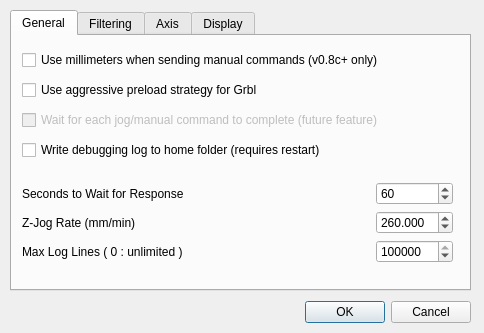
<?xml version="1.0" encoding="UTF-8"?>
<ui version="4.0">
 <class>Options</class>
 <widget class="QDialog" name="Options">
  <property name="geometry">
   <rect>
    <x>0</x>
    <y>0</y>
    <width>484</width>
    <height>333</height>
   </rect>
  </property>
  <property name="sizePolicy">
   <sizepolicy hsizetype="Maximum" vsizetype="Maximum">
    <horstretch>0</horstretch>
    <verstretch>0</verstretch>
   </sizepolicy>
  </property>
  <property name="windowTitle">
   <string>Options</string>
  </property>
  <widget class="QTabWidget" name="tabWidget">
   <property name="geometry">
    <rect>
     <x>10</x>
     <y>10</y>
     <width>461</width>
     <height>281</height>
    </rect>
   </property>
   <property name="sizePolicy">
    <sizepolicy hsizetype="Expanding" vsizetype="Expanding">
     <horstretch>1</horstretch>
     <verstretch>1</verstretch>
    </sizepolicy>
   </property>
   <property name="currentIndex">
    <number>0</number>
   </property>
   <widget class="QWidget" name="tab_general">
    <attribute name="title">
     <string>General</string>
    </attribute>
    <widget class="QWidget" name="gridLayoutWidget_2">
     <property name="geometry">
      <rect>
       <x>10</x>
       <y>146</y>
       <width>431</width>
       <height>82</height>
      </rect>
     </property>
     <layout class="QGridLayout" name="gridLayout" columnstretch="2,1,0">
      <item row="2" column="0">
       <widget class="QLabel" name="labelZJogRate">
        <property name="text">
         <string>Z-Jog Rate (mm/min)</string>
        </property>
       </widget>
      </item>
      <item row="1" column="0">
       <widget class="QLabel" name="labelWaitForResp">
        <property name="text">
         <string>Seconds to Wait for Response</string>
        </property>
       </widget>
      </item>
      <item row="1" column="2">
       <widget class="QSpinBox" name="spinResponseWaitSec">
        <property name="minimum">
         <number>1</number>
        </property>
        <property name="maximum">
         <number>1000</number>
        </property>
        <property name="value">
         <number>60</number>
        </property>
       </widget>
      </item>
      <item row="2" column="2">
       <widget class="QDoubleSpinBox" name="doubleSpinZJogRate">
        <property name="accelerated">
         <bool>true</bool>
        </property>
        <property name="correctionMode">
         <enum>QAbstractSpinBox::CorrectToNearestValue</enum>
        </property>
        <property name="decimals">
         <number>3</number>
        </property>
        <property name="minimum">
         <double>0.100000000000000</double>
        </property>
        <property name="maximum">
         <double>9999.989999999999782</double>
        </property>
        <property name="singleStep">
         <double>1.000000000000000</double>
        </property>
        <property name="value">
         <double>260.000000000000000</double>
        </property>
       </widget>
      </item>
      <item row="3" column="2">
       <widget class="QSpinBox" name="spinMaxStatusLines">
        <property name="layoutDirection">
         <enum>Qt::LeftToRight</enum>
        </property>
        <property name="maximum">
         <number>500000</number>
        </property>
        <property name="value">
         <number>500000</number>
        </property>
       </widget>
      </item>
      <item row="3" column="0">
       <widget class="QLabel" name="labelMaxStatusLines">
        <property name="text">
         <string>Max Log Lines ( 0 : unlimited )</string>
        </property>
       </widget>
      </item>
      <item row="1" column="1">
       <spacer name="horizontalSpacer_5">
        <property name="orientation">
         <enum>Qt::Horizontal</enum>
        </property>
        <property name="sizeHint" stdset="0">
         <size>
          <width>40</width>
          <height>20</height>
         </size>
        </property>
       </spacer>
      </item>
      <item row="2" column="1">
       <spacer name="horizontalSpacer_6">
        <property name="orientation">
         <enum>Qt::Horizontal</enum>
        </property>
        <property name="sizeHint" stdset="0">
         <size>
          <width>40</width>
          <height>20</height>
         </size>
        </property>
       </spacer>
      </item>
      <item row="3" column="1">
       <spacer name="horizontalSpacer_7">
        <property name="orientation">
         <enum>Qt::Horizontal</enum>
        </property>
        <property name="sizeHint" stdset="0">
         <size>
          <width>40</width>
          <height>20</height>
         </size>
        </property>
       </spacer>
      </item>
     </layout>
    </widget>
    <widget class="QWidget" name="verticalLayoutWidget_2">
     <property name="geometry">
      <rect>
       <x>10</x>
       <y>10</y>
       <width>451</width>
       <height>121</height>
      </rect>
     </property>
     <layout class="QVBoxLayout" name="verticalLayoutExtras">
      <item>
       <widget class="QCheckBox" name="checkBoxUseMmManualCmds">
        <property name="text">
         <string>Use millimeters when sending manual commands (v0.8c+ only)</string>
        </property>
       </widget>
      </item>
      <item>
       <widget class="QCheckBox" name="chkAggressivePreload">
        <property name="text">
         <string>Use aggressive preload strategy for Grbl</string>
        </property>
       </widget>
      </item>
      <item>
       <widget class="QCheckBox" name="checkBoxWaitForJogToComplete">
        <property name="enabled">
         <bool>false</bool>
        </property>
        <property name="text">
         <string>Wait for each jog/manual command to complete (future feature)</string>
        </property>
       </widget>
      </item>
      <item>
       <widget class="QCheckBox" name="checkBoxEnableDebugLog">
        <property name="text">
         <string>Write debugging log to home folder (requires restart)</string>
        </property>
       </widget>
      </item>
     </layout>
    </widget>
   </widget>
   <widget class="QWidget" name="tab_filtering">
    <attribute name="title">
     <string>Filtering</string>
    </attribute>
    <widget class="QGroupBox" name="groupZRateLimit">
     <property name="geometry">
      <rect>
       <x>10</x>
       <y>10</y>
       <width>441</width>
       <height>81</height>
      </rect>
     </property>
     <property name="title">
      <string>Z Rate Limiting</string>
     </property>
     <widget class="QWidget" name="gridLayoutWidget">
      <property name="geometry">
       <rect>
        <x>10</x>
        <y>20</y>
        <width>421</width>
        <height>53</height>
       </rect>
      </property>
      <layout class="QGridLayout" name="gridLayoutRateLimit">
       <item row="0" column="0">
        <widget class="QCheckBox" name="chkLimitZRate">
         <property name="text">
          <string>Limit Z Rate</string>
         </property>
        </widget>
       </item>
       <item row="0" column="3">
        <widget class="QDoubleSpinBox" name="doubleSpinZRateLimit">
         <property name="accelerated">
          <bool>true</bool>
         </property>
         <property name="correctionMode">
          <enum>QAbstractSpinBox::CorrectToNearestValue</enum>
         </property>
         <property name="decimals">
          <number>3</number>
         </property>
         <property name="minimum">
          <double>0.100000000000000</double>
         </property>
         <property name="maximum">
          <double>9999.989999999999782</double>
         </property>
         <property name="singleStep">
          <double>1.000000000000000</double>
         </property>
         <property name="value">
          <double>1000.000000000000000</double>
         </property>
        </widget>
       </item>
       <item row="0" column="1">
        <spacer name="horizontalSpacer">
         <property name="orientation">
          <enum>Qt::Horizontal</enum>
         </property>
         <property name="sizeHint" stdset="0">
          <size>
           <width>40</width>
           <height>20</height>
          </size>
         </property>
        </spacer>
       </item>
       <item row="0" column="2">
        <widget class="QLabel" name="labelZRateLimit">
         <property name="text">
          <string>Z-Rate Limit (inches or mm/min)</string>
         </property>
        </widget>
       </item>
       <item row="1" column="2">
        <widget class="QLabel" name="labelXYRate">
         <property name="text">
          <string>XY Rate (inches or mm/min)</string>
         </property>
        </widget>
       </item>
       <item row="1" column="3">
        <widget class="QDoubleSpinBox" name="doubleSpinXYRate">
         <property name="decimals">
          <number>2</number>
         </property>
         <property name="minimum">
          <double>0.100000000000000</double>
         </property>
         <property name="maximum">
          <double>999999.989999999990687</double>
         </property>
         <property name="value">
          <double>2000.000000000000000</double>
         </property>
        </widget>
       </item>
      </layout>
     </widget>
    </widget>
    <widget class="QWidget" name="layoutWidget_2">
     <property name="geometry">
      <rect>
       <x>10</x>
       <y>200</y>
       <width>261</width>
       <height>24</height>
      </rect>
     </property>
     <layout class="QHBoxLayout" name="horizontalLayout_4">
      <item>
       <widget class="QLabel" name="label_3">
        <property name="text">
         <string>Character send delay ms</string>
        </property>
       </widget>
      </item>
      <item>
       <spacer name="horizontalSpacer_4">
        <property name="orientation">
         <enum>Qt::Horizontal</enum>
        </property>
        <property name="sizeHint" stdset="0">
         <size>
          <width>40</width>
          <height>20</height>
         </size>
        </property>
       </spacer>
      </item>
     </layout>
    </widget>
    <widget class="QGroupBox" name="groupBox">
     <property name="geometry">
      <rect>
       <x>10</x>
       <y>100</y>
       <width>441</width>
       <height>61</height>
      </rect>
     </property>
     <property name="title">
      <string>Command Filtering</string>
     </property>
     <widget class="QCheckBox" name="chkFilterFileCommands">
      <property name="geometry">
       <rect>
        <x>30</x>
        <y>20</y>
        <width>431</width>
        <height>17</height>
       </rect>
      </property>
      <property name="text">
       <string>Filter file commands before sending</string>
      </property>
     </widget>
     <widget class="QCheckBox" name="checkBoxReducePrecForLongLines">
      <property name="geometry">
       <rect>
        <x>30</x>
        <y>40</y>
        <width>431</width>
        <height>17</height>
       </rect>
      </property>
      <property name="text">
       <string>Selectively reduce precision for excessively long lines</string>
      </property>
     </widget>
    </widget>
    <widget class="QWidget" name="layoutWidget">
     <property name="geometry">
      <rect>
       <x>10</x>
       <y>170</y>
       <width>261</width>
       <height>24</height>
      </rect>
     </property>
     <layout class="QHBoxLayout" name="horizontalLayout_2">
      <item>
       <widget class="QLabel" name="label">
        <property name="text">
         <string>Grbl Line Buffer Size</string>
        </property>
       </widget>
      </item>
      <item>
       <spacer name="horizontalSpacer_2">
        <property name="orientation">
         <enum>Qt::Horizontal</enum>
        </property>
        <property name="sizeHint" stdset="0">
         <size>
          <width>40</width>
          <height>20</height>
         </size>
        </property>
       </spacer>
      </item>
     </layout>
    </widget>
    <widget class="QSpinBox" name="spinBoxCharSendDelay">
     <property name="geometry">
      <rect>
       <x>270</x>
       <y>200</y>
       <width>50</width>
       <height>22</height>
      </rect>
     </property>
     <property name="maximum">
      <number>20</number>
     </property>
     <property name="value">
      <number>10</number>
     </property>
    </widget>
    <widget class="QSpinBox" name="spinBoxGrblLineBufferSize">
     <property name="geometry">
      <rect>
       <x>270</x>
       <y>170</y>
       <width>50</width>
       <height>22</height>
      </rect>
     </property>
     <property name="value">
      <number>50</number>
     </property>
    </widget>
   </widget>
   <widget class="QWidget" name="tab_axis">
    <attribute name="title">
     <string>Axis</string>
    </attribute>
    <widget class="QGroupBox" name="groupBoxAxis">
     <property name="geometry">
      <rect>
       <x>10</x>
       <y>111</y>
       <width>441</width>
       <height>60</height>
      </rect>
     </property>
     <property name="title">
      <string>Invert Axis</string>
     </property>
     <widget class="QWidget" name="horizontalLayoutWidget">
      <property name="geometry">
       <rect>
        <x>20</x>
        <y>20</y>
        <width>411</width>
        <height>31</height>
       </rect>
      </property>
      <layout class="QHBoxLayout" name="horizontalLayout">
       <item>
        <widget class="QCheckBox" name="chkInvX">
         <property name="text">
          <string>X Axis</string>
         </property>
        </widget>
       </item>
       <item>
        <widget class="QCheckBox" name="chkInvY">
         <property name="text">
          <string>Y Axis</string>
         </property>
        </widget>
       </item>
       <item>
        <widget class="QCheckBox" name="chkInvZ">
         <property name="text">
          <string>Z Axis</string>
         </property>
        </widget>
       </item>
       <item>
        <widget class="QCheckBox" name="chkInvFourth">
         <property name="text">
          <string>Fourth Axis</string>
         </property>
        </widget>
       </item>
      </layout>
     </widget>
    </widget>
    <widget class="QGroupBox" name="groupBoxFourthAxis">
     <property name="geometry">
      <rect>
       <x>10</x>
       <y>41</y>
       <width>441</width>
       <height>51</height>
      </rect>
     </property>
     <property name="title">
      <string>Selecting the Fourth axis</string>
     </property>
     <widget class="QRadioButton" name="radioButtonFourthAxisA">
      <property name="geometry">
       <rect>
        <x>10</x>
        <y>22</y>
        <width>50</width>
        <height>17</height>
       </rect>
      </property>
      <property name="text">
       <string>A</string>
      </property>
      <property name="checked">
       <bool>true</bool>
      </property>
     </widget>
     <widget class="QRadioButton" name="radioButtonFourthAxisB">
      <property name="geometry">
       <rect>
        <x>80</x>
        <y>22</y>
        <width>50</width>
        <height>17</height>
       </rect>
      </property>
      <property name="text">
       <string>B</string>
      </property>
     </widget>
     <widget class="QRadioButton" name="radioButtonFourthAxisC">
      <property name="geometry">
       <rect>
        <x>150</x>
        <y>22</y>
        <width>50</width>
        <height>17</height>
       </rect>
      </property>
      <property name="contextMenuPolicy">
       <enum>Qt::PreventContextMenu</enum>
      </property>
      <property name="text">
       <string>C</string>
      </property>
     </widget>
     <widget class="QRadioButton" name="radioButtonFourthAxisU">
      <property name="geometry">
       <rect>
        <x>240</x>
        <y>20</y>
        <width>50</width>
        <height>21</height>
       </rect>
      </property>
      <property name="contextMenuPolicy">
       <enum>Qt::PreventContextMenu</enum>
      </property>
      <property name="text">
       <string>U</string>
      </property>
     </widget>
     <widget class="QRadioButton" name="radioButtonFourthAxisV">
      <property name="geometry">
       <rect>
        <x>310</x>
        <y>22</y>
        <width>50</width>
        <height>17</height>
       </rect>
      </property>
      <property name="contextMenuPolicy">
       <enum>Qt::PreventContextMenu</enum>
      </property>
      <property name="text">
       <string>V</string>
      </property>
     </widget>
     <widget class="QRadioButton" name="radioButtonFourthAxisW">
      <property name="geometry">
       <rect>
        <x>380</x>
        <y>22</y>
        <width>50</width>
        <height>17</height>
       </rect>
      </property>
      <property name="contextMenuPolicy">
       <enum>Qt::PreventContextMenu</enum>
      </property>
      <property name="text">
       <string>W</string>
      </property>
     </widget>
    </widget>
    <widget class="QCheckBox" name="checkBoxFourAxis">
     <property name="geometry">
      <rect>
       <x>10</x>
       <y>11</y>
       <width>421</width>
       <height>17</height>
      </rect>
     </property>
     <property name="text">
      <string>Enable 4-axis mode</string>
     </property>
    </widget>
   </widget>
   <widget class="QWidget" name="tab_display">
    <attribute name="title">
     <string>Display</string>
    </attribute>
    <widget class="QGroupBox" name="groupBox_ReqPos">
     <property name="geometry">
      <rect>
       <x>1</x>
       <y>97</y>
       <width>451</width>
       <height>151</height>
      </rect>
     </property>
     <property name="sizePolicy">
      <sizepolicy hsizetype="Preferred" vsizetype="Preferred">
       <horstretch>1</horstretch>
       <verstretch>1</verstretch>
      </sizepolicy>
     </property>
     <property name="title">
      <string>Position Request</string>
     </property>
     <widget class="QWidget" name="verticalLayoutWidget">
      <property name="geometry">
       <rect>
        <x>10</x>
        <y>20</y>
        <width>431</width>
        <height>121</height>
       </rect>
      </property>
      <layout class="QVBoxLayout" name="verticalLayout">
       <item>
        <widget class="QRadioButton" name="radioButton_ReqAlways">
         <property name="sizePolicy">
          <sizepolicy hsizetype="Preferred" vsizetype="Preferred">
           <horstretch>1</horstretch>
           <verstretch>0</verstretch>
          </sizepolicy>
         </property>
         <property name="text">
          <string>Always Request (most reliable/slightly slower jogging)</string>
         </property>
         <property name="autoExclusive">
          <bool>true</bool>
         </property>
        </widget>
       </item>
       <item>
        <widget class="QRadioButton" name="radioButton_ReqAlwaysNoIdleCheck">
         <property name="sizePolicy">
          <sizepolicy hsizetype="Maximum" vsizetype="Preferred">
           <horstretch>0</horstretch>
           <verstretch>1</verstretch>
          </sizepolicy>
         </property>
         <property name="text">
          <string>Always Request but without Idle Check (fast jog/manual operations)</string>
         </property>
         <property name="autoExclusive">
          <bool>true</bool>
         </property>
        </widget>
       </item>
       <item>
        <widget class="QRadioButton" name="radioButton_ReqNotDuringManual">
         <property name="sizePolicy">
          <sizepolicy hsizetype="Maximum" vsizetype="Preferred">
           <horstretch>0</horstretch>
           <verstretch>1</verstretch>
          </sizepolicy>
         </property>
         <property name="text">
          <string>Not during manual control (no position update during jog/manual)</string>
         </property>
         <property name="autoExclusive">
          <bool>true</bool>
         </property>
        </widget>
       </item>
       <item>
        <layout class="QHBoxLayout" name="horizontalLayout_3" stretch="0,0,0,0">
         <property name="spacing">
          <number>1</number>
         </property>
         <item>
          <widget class="QLabel" name="label_ReqFreq">
           <property name="sizePolicy">
            <sizepolicy hsizetype="Maximum" vsizetype="Maximum">
             <horstretch>1</horstretch>
             <verstretch>0</verstretch>
            </sizepolicy>
           </property>
           <property name="text">
            <string>Request frequency (seconds)</string>
           </property>
          </widget>
         </item>
         <item>
          <spacer name="horizontalSpacer_8">
           <property name="orientation">
            <enum>Qt::Horizontal</enum>
           </property>
           <property name="sizeHint" stdset="0">
            <size>
             <width>40</width>
             <height>20</height>
            </size>
           </property>
          </spacer>
         </item>
         <item>
          <widget class="QDoubleSpinBox" name="doubleSpinBoxPosRequestFreqSec">
           <property name="sizePolicy">
            <sizepolicy hsizetype="Maximum" vsizetype="Maximum">
             <horstretch>0</horstretch>
             <verstretch>0</verstretch>
            </sizepolicy>
           </property>
           <property name="minimum">
            <double>0.500000000000000</double>
           </property>
           <property name="maximum">
            <double>10.000000000000000</double>
           </property>
           <property name="singleStep">
            <double>0.500000000000000</double>
           </property>
           <property name="value">
            <double>1.000000000000000</double>
           </property>
          </widget>
         </item>
         <item>
          <spacer name="horizontalSpacer_3">
           <property name="orientation">
            <enum>Qt::Horizontal</enum>
           </property>
           <property name="sizeHint" stdset="0">
            <size>
             <width>40</width>
             <height>20</height>
            </size>
           </property>
          </spacer>
         </item>
        </layout>
       </item>
      </layout>
     </widget>
    </widget>
    <widget class="QGroupBox" name="groupBoxReqDisplay">
     <property name="geometry">
      <rect>
       <x>2</x>
       <y>4</y>
       <width>451</width>
       <height>91</height>
      </rect>
     </property>
     <property name="sizePolicy">
      <sizepolicy hsizetype="Preferred" vsizetype="Preferred">
       <horstretch>1</horstretch>
       <verstretch>1</verstretch>
      </sizepolicy>
     </property>
     <property name="title">
      <string>Display the position</string>
     </property>
     <widget class="QWidget" name="verticalLayoutWidget_3">
      <property name="geometry">
       <rect>
        <x>10</x>
        <y>19</y>
        <width>421</width>
        <height>71</height>
       </rect>
      </property>
      <layout class="QVBoxLayout" name="verticalLayout_2">
       <property name="spacing">
        <number>4</number>
       </property>
       <property name="topMargin">
        <number>3</number>
       </property>
       <property name="bottomMargin">
        <number>5</number>
       </property>
       <item>
        <widget class="QCheckBox" name="checkBoxPositionReportEnabled">
         <property name="enabled">
          <bool>true</bool>
         </property>
         <property name="sizePolicy">
          <sizepolicy hsizetype="Preferred" vsizetype="Preferred">
           <horstretch>1</horstretch>
           <verstretch>1</verstretch>
          </sizepolicy>
         </property>
         <property name="layoutDirection">
          <enum>Qt::LeftToRight</enum>
         </property>
         <property name="text">
          <string>Enable position request and report</string>
         </property>
         <property name="checked">
          <bool>true</bool>
         </property>
         <property name="autoExclusive">
          <bool>true</bool>
         </property>
        </widget>
       </item>
       <item>
        <widget class="QCheckBox" name="checkBoxSynchronousSimulation">
         <property name="sizePolicy">
          <sizepolicy hsizetype="Preferred" vsizetype="Preferred">
           <horstretch>1</horstretch>
           <verstretch>1</verstretch>
          </sizepolicy>
         </property>
         <property name="text">
          <string>Synchronous simulation (! EXPERIMENTAL !)</string>
         </property>
         <property name="checked">
          <bool>false</bool>
         </property>
         <property name="autoExclusive">
          <bool>true</bool>
         </property>
         <property name="tristate">
          <bool>false</bool>
         </property>
        </widget>
       </item>
       <item>
        <widget class="QCheckBox" name="checkBoxNoDisplay">
         <property name="sizePolicy">
          <sizepolicy hsizetype="Preferred" vsizetype="Preferred">
           <horstretch>1</horstretch>
           <verstretch>1</verstretch>
          </sizepolicy>
         </property>
         <property name="text">
          <string>No display</string>
         </property>
         <property name="checked">
          <bool>false</bool>
         </property>
         <property name="autoExclusive">
          <bool>true</bool>
         </property>
        </widget>
       </item>
      </layout>
     </widget>
    </widget>
   </widget>
  </widget>
  <widget class="QDialogButtonBox" name="buttonBox">
   <property name="geometry">
    <rect>
     <x>280</x>
     <y>297</y>
     <width>191</width>
     <height>30</height>
    </rect>
   </property>
   <property name="orientation">
    <enum>Qt::Horizontal</enum>
   </property>
   <property name="standardButtons">
    <set>QDialogButtonBox::Cancel|QDialogButtonBox::Ok</set>
   </property>
  </widget>
 </widget>
 <resources/>
 <connections>
  <connection>
   <sender>buttonBox</sender>
   <signal>accepted()</signal>
   <receiver>Options</receiver>
   <slot>accept()</slot>
   <hints>
    <hint type="sourcelabel">
     <x>248</x>
     <y>254</y>
    </hint>
    <hint type="destinationlabel">
     <x>157</x>
     <y>274</y>
    </hint>
   </hints>
  </connection>
  <connection>
   <sender>buttonBox</sender>
   <signal>rejected()</signal>
   <receiver>Options</receiver>
   <slot>reject()</slot>
   <hints>
    <hint type="sourcelabel">
     <x>316</x>
     <y>260</y>
    </hint>
    <hint type="destinationlabel">
     <x>286</x>
     <y>274</y>
    </hint>
   </hints>
  </connection>
 </connections>
</ui>
